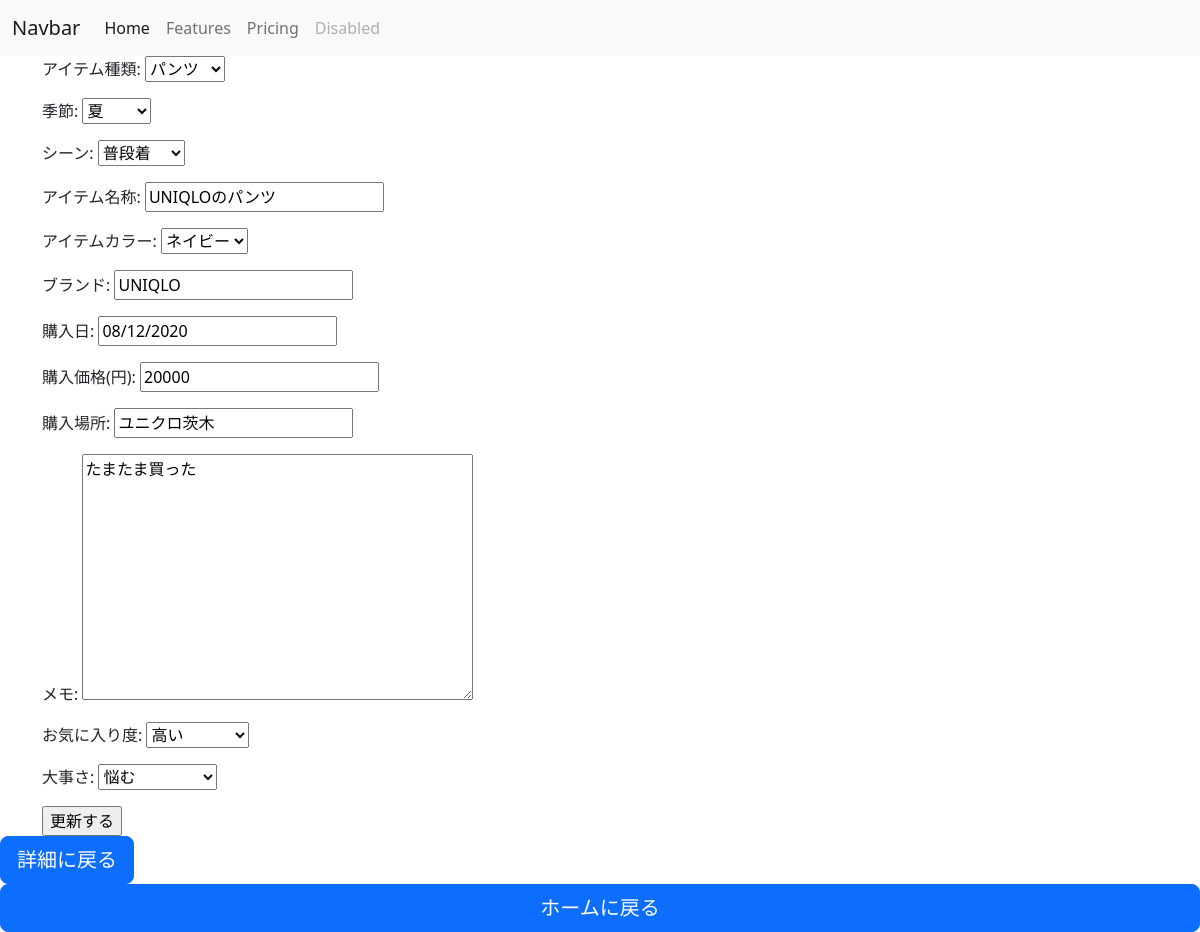
The page /contents/closet-update/9/ (signed in) on the database its author committed.
### closet/models.py (models this page shows, shortened)
class Closet(models.Model):
    user_id = models.ForeignKey(settings.AUTH_USER_MODEL, verbose_name='ユーザー', on_delete=models.CASCADE,null=True)
    data_id = models.AutoField(verbose_name = 'アイテムNo.', primary_key=True)
    item_type = models.CharField(verbose_name = 'アイテム種類', max_length=255, choices = ITEM_TYPE_CHOICES)
    season = models.CharField(verbose_name = '季節', max_length=10, choices = SEASON_CHOICES)
    occasion = models.CharField(verbose_name = 'シーン', max_length=30, choices = OCCASION_CHOICES)
    item_name = models.CharField(verbose_name = 'アイテム名称', max_length=300)
    item_color = models.CharField(verbose_name = 'アイテム色', max_length=20, choices = ITEM_COLOR_CHOICES)
    item_brand = models.CharField(verbose_name = 'ブランド', max_length=150)
    purchase_date = models.CharField(verbose_name = '購入日', max_length = 150)
    pricing = models.IntegerField(verbose_name = '購入価格(円)', )
    purchase_place = models.CharField(verbose_name = '購入場所', max_length=255)
    memo = models.TextField(verbose_name = 'メモ', blank=True)
    favorite_level = models.IntegerField(verbose_name = 'お気に入り度', choices = FAVORITE_LEVEL_CHOICES)
    item_importance = models.IntegerField(verbose_name = '大事さ', choices = ITEM_IMPORTANCE_CHOICES)
    create_date = models.DateTimeField(verbose_name = '作成日', auto_now_add=True)
    update_date = models.DateTimeField(verbose_name = '更新日', auto_now=True)

### closet/views.py (the view)
# urls.py: path('contents/closet-update/<int:pk>/', closetupdateview, name = 'closet_update'),
@login_required
def closetupdateview(request, pk):
    object_item = Closet.objects.get(user_id = request.user, pk=pk)
    if request.method == 'POST':
       form = ClosetForm(request.POST, instance=object_item)
       if form.is_valid():
           form.save()
           return redirect('closet_detail', pk=pk)
    else:
        form = ClosetForm(instance = object_item)
    return render(request, 'contents/closet_update.html',{'form':form, 'object_item':object_item})

### closet/forms.py
class ClosetForm(forms.ModelForm):
    class Meta:
        model = Closet
        fields = ('data_id','item_type','season','occasion','item_name','item_color','item_brand','purchase_date','pricing','purchase_place','memo','favorite_level','item_importance')
        labels = {'data_id':'アイテムNo.','item_type':'アイテム種類','season':'季節','occasion':'シーン','item_name':'アイテム名称','item_color':'アイテムカラー','item_brand':'ブランド','purchase_date':'購入日','pricing':'購入価格(円)','purchase_place':'購入場所','memo':'メモ','favorite_level':'お気に入り度','item_importance':'大事さ'}

### templates/contents/closet_update.html (shortened to what this page needs)
{% extends 'contents/base.html' %}
{% load django_bootstrap5 %}
{% block content %}
{{ block.super }}
<div class="container">
    <form action ='' method='POST'>{% csrf_token %}
        {{ form.as_p }}
    </form>
    <input type="submit" value='更新する'>
</div>
<a href="{% url 'closet_detail' object_item.pk %}"button class="btn btn-lg btn-primary" type="submit">詳細に戻る</a></button>
<a href="{% url 'index' %}"button class="w-100 btn btn-lg btn-primary" type="submit">ホームに戻る</a></button>
{% endblock content %}

### rows shown on the page
Closet: item_type "パンツ", season "夏", occasion "普段着", item_name "UNIQLOのパンツ", item_color "ネイビー", item_brand "UNIQLO", purchase_date "08/12/2020", pricing "20000", purchase_place "ユニクロ茨木", memo "たまたま買った", favorite_level "高い", item_importance "悩む"
